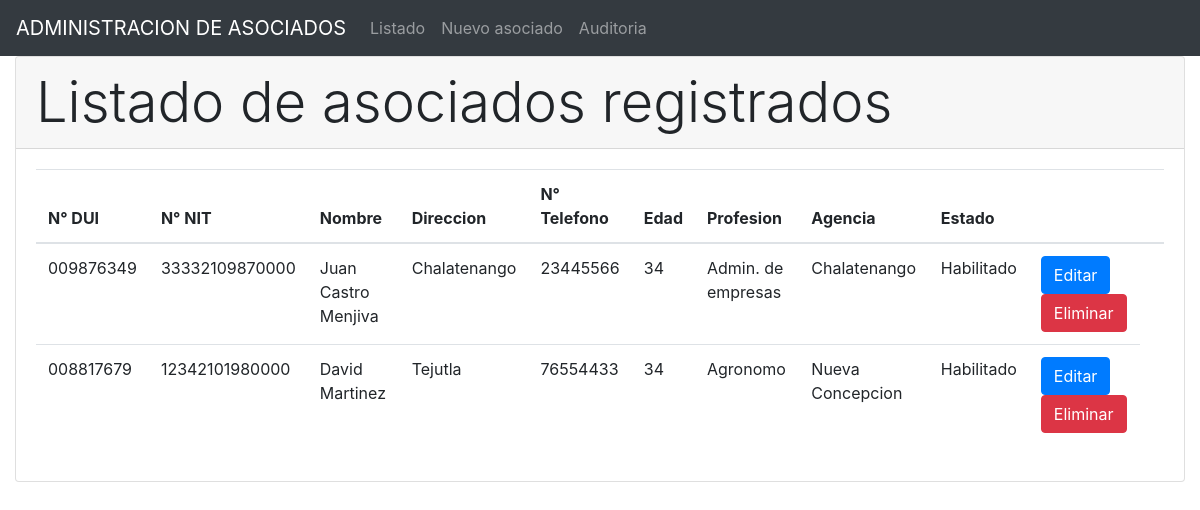
Screenshot of /listado.php with the database file from the repository.
### tables this page shows
CREATE TABLE `asociado` (
  `id_asociado` int(10) UNSIGNED NOT NULL,
  `dui` char(9) DEFAULT NULL,
  `nit` char(14) NOT NULL,
  `nombre` varchar(50) NOT NULL,
  `direccion` varchar(60) NOT NULL,
  `telefono` char(8) NOT NULL,
  `edad` int(11) NOT NULL,
  `profesion` varchar(50) NOT NULL,
  `agencia` varchar(50) NOT NULL,
  `Fecha` date NOT NULL,
  `estado` varchar(15) NOT NULL
);

### listado.php (the view, shortened to what this page needs)
<?php
include('conexion.php');
$consulta = "Select * from asociado";
$resultado=$con->query($consulta);
?>
<!DOCTYPE html>
<html lang="en">
<head>
	<link rel="stylesheet" href="https://maxcdn.bootstrapcdn.com/bootstrap/4.0.0-beta/css/bootstrap.min.css">
</head>
<body>
	<nav class="navbar navbar-expand-sm navbar-dark bg-dark">
		<a class="navbar-brand" href="index.php">ADMINISTRACION DE ASOCIADOS</a>
		<div class="collapse navbar-collapse" id="navbarsExample03">
			<ul class="navbar-nav mr-auto">
				<li class="nav-item ">
					<a class="nav-link" href="listado.php">Listado</a>
				</li>
				<li class="nav-item">
					<a class="nav-link" href="nuevo.php">Nuevo asociado</a>
				</li>
                <li class="nav-item">
					<a class="nav-link" href="auditoria.php">Auditoria</a>
				</li>
			</div>
		</nav>
		<div class="container-fluid">
			<div class="row">
				<div class="col-lg-12">
					<div class="card">
						<div class="card-header display-4">
							Listado de asociados registrados
						</div>
						<div class="card-body">
							<table class="table table-hover">
								<thead>
									<tr>
                                        <th>N° DUI</th>
										<th>N° NIT</th>
										<th>Nombre</th>
										<th>Direccion</th>
										<th>N° Telefono</th>
										<th>Edad</th>
										<th>Profesion</th>
										<th>Agencia</th>
										<th>Estado</th>
										<th></th>
										<th></th>
									</tr>
								</thead>
								<tbody>
									<?php $datos=$resultado->fetch_all(); ?>
									<?php foreach ($datos as $key => $value): ?>
										<tr>
                                            <td><?php echo utf8_encode($value[1]) ?></td>
											<td><?php echo $value[2] ?></td>
											<td><?php echo $value[3] ?></td>
											<td><?php echo $value[4] ?></td>
											<td><?php echo $value[5] ?></td>
											<td><?php echo $value[6] ?></td>
											<td><?php echo $value[7] ?></td>
											<td><?php echo $value[8] ?></td>
											<td><?php echo $value[10] ?></td>
											<td>
		<a href="editar.php?id=<?php echo $value[0] ?>" class="btn btn-primary">Editar</a>
		<a href="eliminar.php?id=<?php echo $value[0] ?>"
			class="btn btn-danger"
			onClick="return confirm('Esta seguro de eliminar este registro?')">
		Eliminar</a>
											</td>
										</tr>
									<?php endforeach ?>
								</tbody>
							</table>
						</div>
					</div>
				</div>
			</div>
		</div>
	</body>
	</html>

### rows the page displays
asociado: dui "009876349", nit "33332109870000", nombre "Juan Castro Menjiva", direccion "Chalatenango", telefono "23445566", edad "34", profesion "Admin. de empresas", agencia "Chalatenango", estado "Habilitado"
asociado: dui "008817679", nit "12342101980000", nombre "David Martinez", direccion "Tejutla", telefono "76554433", edad "34", profesion "Agronomo", agencia "Nueva Concepcion", estado "Habilitado"
